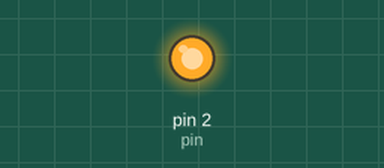
Recording of a sketch running on a simulated Arduino Uno, built with avr-gcc and run on an emulated ATmega328P. Shown: output pins drawn as LEDs (lit = HIGH).

Above: at 1.5 s.
At 3.5 s:
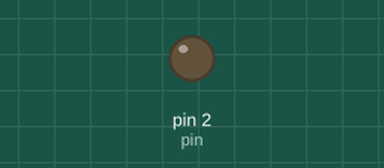
Timing chart, 0 to 5.2 s (numbered marks = the images above):
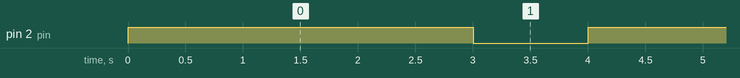

Measured:
- by itself, pin 2 (pin): alternates HIGH for 3.0 s and LOW for 1.0 s

The sketch:

motor_unidirectional.ino
```cpp
const int pin = 2;

void setup() {
  pinMode(pin, OUTPUT);
}

void loop() {
  digitalWrite(pin, HIGH);
  delay(3000);
  digitalWrite(pin, LOW);
  delay(1000);
}
```
